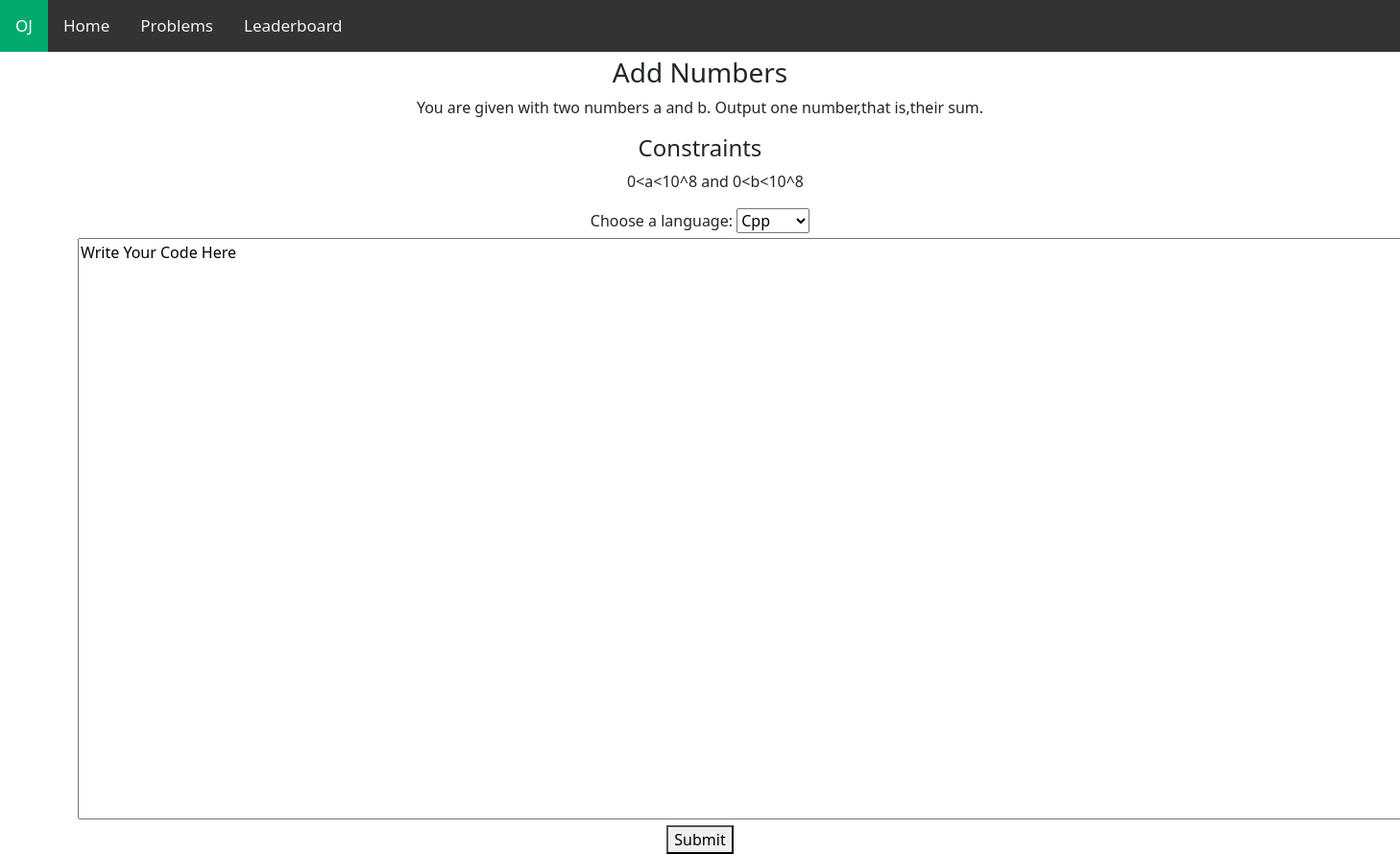
The app's page /dashboard/1/ with its own data.
### ojapp/models.py (models this page shows, shortened)
class Problem(models.Model):
    name=models.CharField(max_length=200)
    problem_statement=models.TextField(max_length=25000)
    constraints=models.CharField(max_length=255)
    code=models.CharField(max_length=255)
    input = models.TextField(max_length=25000,default=1)
    output = models.TextField(max_length=25000,default=1)
    difficult=models.IntegerField(default=1)
    ppoint=models.IntegerField(default=5)

### ojapp/views.py (the view)
# urls.py: path("dashboard/<int:problem_id>/",views.problemDetail,name="problem_detail"),
def problemDetail(request,problem_id):
    problem = get_object_or_404(Problem, pk=problem_id)
    return render(request,"details.html",{'problem':problem})

### templates/details.html (shortened to what this page needs)
{% extends 'base.html' %}
    {% block content %}
    <h3>
        {{problem.name}}
    </h3>
    <p> {{problem.problem_statement}} </p>
    <h4>Constraints</h4>
    <ul>
        {{problem.constraints}}
    </ul>
    <form method="Post" action="{% url 'submit' problem.id %}">
        <div class="container">
            <div style="margin: 5px; ">
                <label for="program_language">Choose a language:</label>
            <select name="languages" id="lang1">
                <option value="Cpp">Cpp</option>
            </select>
            </div>
            <textarea id="code" name="code" rows="25" cols="150">Write Your Code Here</textarea>
            <button type="submit">Submit</button>
        </div>
    </form>
{% endblock  %}

### templates/base.html (style rules this page uses)
body { text-align: center; }

### records on screen
Problem: name "Add Numbers", problem_statement "You are given with two numbers a and b. Output one number,that is,their sum.", constraints "0<a<10^8 and 0<b<10^8"
